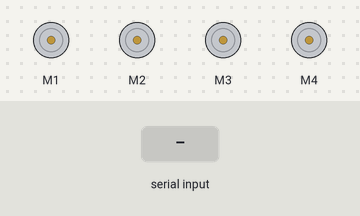
Bench run of a sketch on a simulated Arduino Uno, built with avr-gcc and run on an emulated ATmega328P. Parts: 4 × DC motor (green arrow = forward, orange = backward, longer = faster). The inputs (shaded band) are chosen by the test bench.

Above: at 1.2 s.
1.3 s: "F" received over Serial
At 2.5 s:
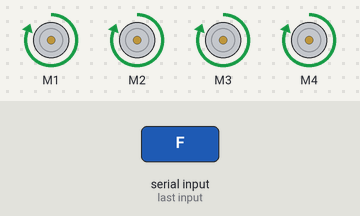
2.8 s: "B" received over Serial
At 3.8 s:
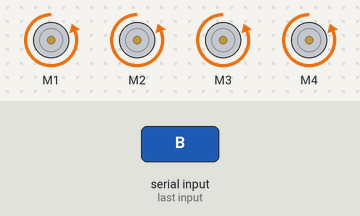
4.3 s: "S" received over Serial
At 5.0 s:
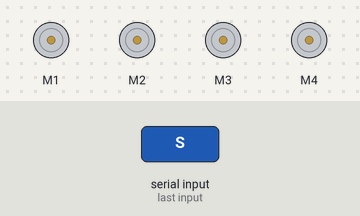
Timing chart, 0 to 7.3 s (numbered marks = the images above; inputs shaded):
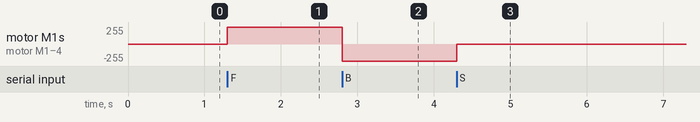

The sketch:

FBS_Moving.ino
```cpp
#include <AFMotor.h>

AF_DCMotor motor1(1);
AF_DCMotor motor2(2);
AF_DCMotor motor3(3);
AF_DCMotor motor4(4);

void setup() {
  Serial.begin(9600);
  // Set up motors
  motor1.setSpeed(255); // Set the speed to maximum
  motor2.setSpeed(255);
  motor3.setSpeed(255);
  motor4.setSpeed(255);
}

void loop() {
  if (Serial.available() > 0) {
    char input = Serial.read();
    if (input == 'F') {
      // Drive forward
      motor1.run(FORWARD);
      motor2.run(FORWARD);
      motor3.run(FORWARD);
      motor4.run(FORWARD);
    } else if (input == 'B') {
      // Drive backward
      motor1.run(BACKWARD);
      motor2.run(BACKWARD);
      motor3.run(BACKWARD);
      motor4.run(BACKWARD);
    } else if (input == 'S') {
      // Stop
      motor1.run(RELEASE);
      motor2.run(RELEASE);
      motor3.run(RELEASE);
      motor4.run(RELEASE);
    }
  }
}
```

Measured:
- after the input at 1.3 s, motor M1–4: stopped → forward 255/255 at once
- after the input at 2.8 s, motor M1–4: forward 255/255 → backward 255/255 at once
- after the input at 4.3 s, motor M1–4: backward 255/255 → stopped at once
